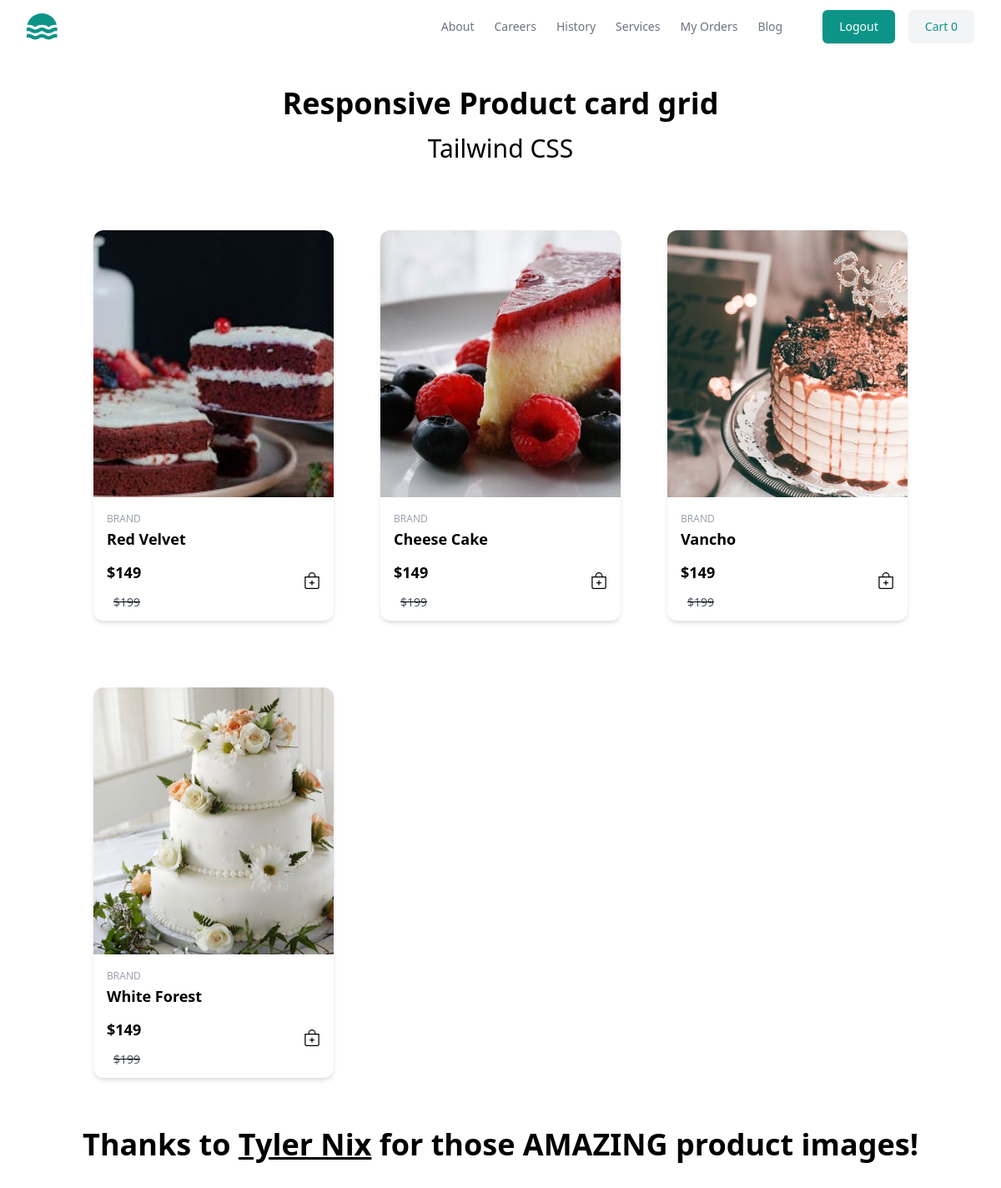
The page /index/ (signed in) on the database its author committed.
### store/models.py (models this page shows, shortened)
class BaseModel(models.Model):
    created_date=models.DateTimeField(auto_now_add=True)
    updated_date=models.DateTimeField(auto_now=True)
    is_active=models.BooleanField(default=True)

class Cake(BaseModel):
    title=models.CharField(max_length=100)
    description=models.TextField()
    picture=models.ImageField(upload_to="cakeimages",null=True,blank=True)
    tag_objects=models.ManyToManyField(Tag)
    shape_objects=models.ManyToManyField(Shape)

### store/views.py (the view)
# urls.py: path('index/',views.IndexView.as_view(),name='index'),
@method_decorator(signin_required,name='dispatch')
class IndexView(View):
    template_name='index.html'
    def get(self,request,*args,**kwargs):
        qs=Cake.objects.all()
        return render(request,self.template_name,{'cakes':qs})

### store/context_processors.py (called while the page is built)
def greetings_context(request):
    return {'greetings':'welcome'}

def cart_context(request):
    cart_item_count=0
    if request.user.is_authenticated:
        cart_item_count=Cart.objects.filter(owner=request.user,is_order_placed=False).count()
    return {'cart_item_count':cart_item_count}

### store/templates/index.html (shortened to what this page needs)
{% extends 'base.html' %}
{%block main_block%}
<div class="text-center p-10">
    <h1 class="font-bold text-4xl mb-4">Responsive Product card grid</h1>
    <h1 class="text-3xl">Tailwind CSS</h1>
</div>
<section id="Projects"
    class="w-fit mx-auto grid grid-cols-1 lg:grid-cols-3 md:grid-cols-2 justify-items-center justify-center gap-y-20 gap-x-14 mt-10 mb-5">
    {%for c in cakes%}
    <div class="w-72 bg-white shadow-md rounded-xl duration-500 hover:scale-105 hover:shadow-xl">
        <a href="#">
            {%if c.picture%}
            <img src="{{c.picture.url}}" alt="Product" class="h-80 w-72 object-cover rounded-t-xl" >
            {%else%}
            <img src="https://images.unsplash.com/photo-1646753522408-077ef9839300?ixlib=rb-1.2.1&ixid=MnwxMjA3fDB8MHxwcm9maWxlLXBhZ2V8NjZ8fHxlbnwwfHx8fA%3D%3D&auto=format&fit=crop&w=500&q=60"
                    alt="Product" class="h-80 w-72 object-cover rounded-t-xl" />
            {%endif%}
            <div class="px-4 py-3 w-72">
                <span class="text-gray-400 mr-3 uppercase text-xs">Brand</span>
                <p class="text-lg font-bold text-black truncate block capitalize">{{c.title}}</p>
                <div class="flex items-center">
                    <p class="text-lg font-semibold text-black cursor-auto my-3">$149</p>
                    <del>
                        <p class="text-sm text-gray-600 cursor-auto ml-2">$199</p>
                    </del>
                    <div class="ml-auto"><a href="{%url 'product-detail' c.id%}"></a></div>
                </div>
            </div>
        </a>
    </div>
    {%endfor%}
</section>
<div class="text-center py-10 px-10">
    <h2 class="font-bold text-2xl md:text-4xl mb-4">Thanks to <a href="https://unsplash.com/@nixcreative"
            class="underline font-black">Tyler Nix</a> for those AMAZING product images!</h2>
</div>
{%endblock%}

### rows shown on the page
Cake: picture (picture), title "Red Velvet"
Cake: picture (picture), title "Cheese Cake"
Cake: picture (picture), title "Vancho"
Cake: picture (picture), title "White Forest"

### other values the page prints
{{ cart_item_count }} "0"
